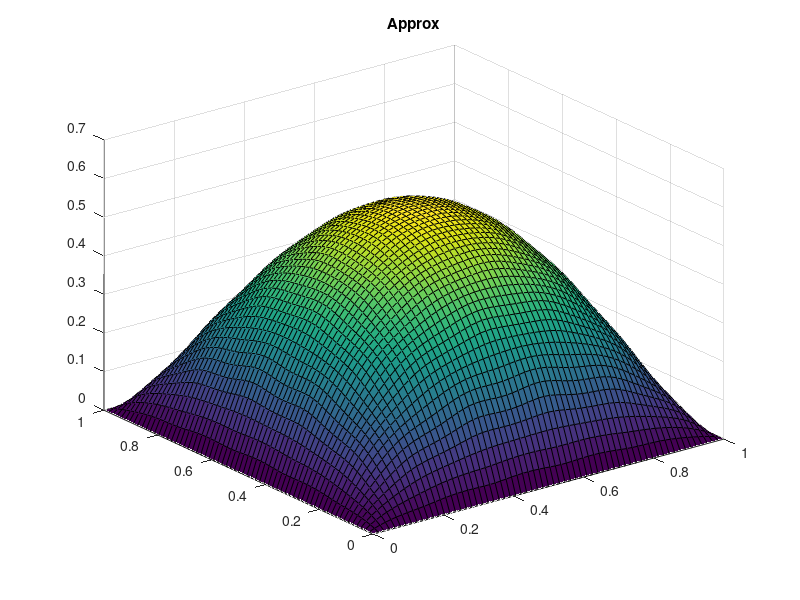
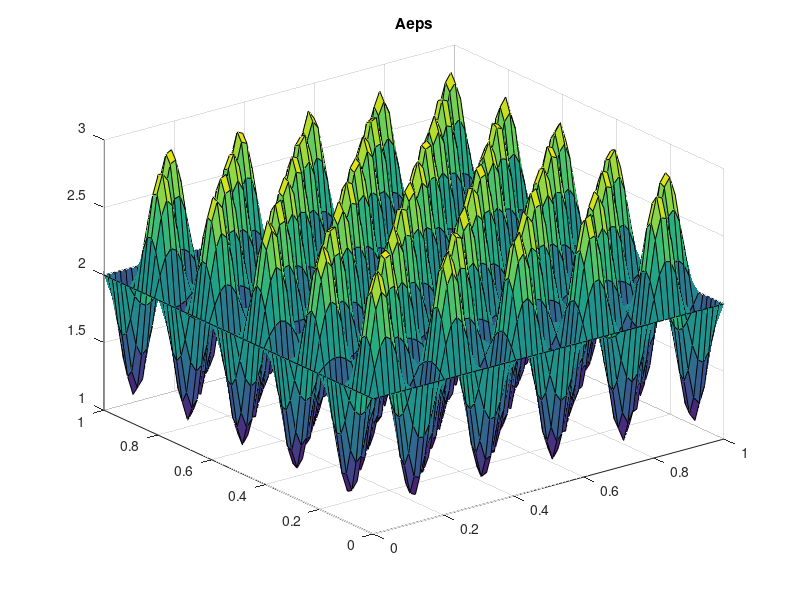

Source code (MATLAB) for these figures, in order:
clear all
close all
clc

N = 64;
xl = 0; xr = 1;
yl = 0; yr = 1;
zl = 0; zr = 1;
h = (xr-xl)/N;

x = xl:h:xr;
y = yl:h:yr;
z = zl:h:zr;

data = load('uref64.mat');
u = data.u;

u_slice = reshape(u(32,:,:),N+1,N+1);
figure(1)
surf(y,z,u_slice);
title('Approx');

eps = 0.1;
Aeps = @(XX,YY,ZZ)  2.0+sin(pi*XX/eps)*sin(pi*YY/eps)*sin(pi*ZZ/eps);

A = zeros(N+1, N+1, N+1);
for i=1:N+1
    for j=1:N+1
        for k=1:N+1
        A(i,j,k) = Aeps(x(i),y(j),z(k));
        end
    end
end

A_slice = reshape(A(16,:,:),N+1,N+1);
figure('name','Aeps')
surf(y,z,A_slice);
title('Aeps');